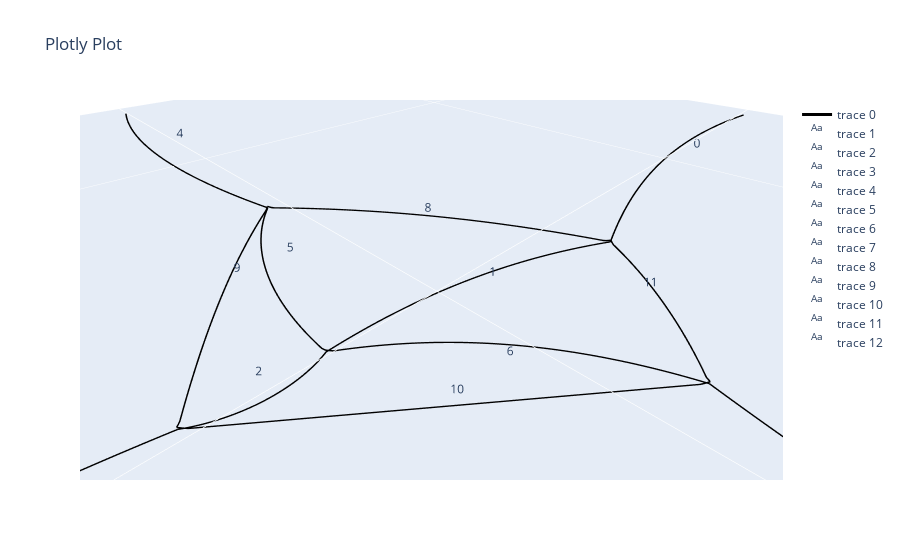

This figure's notebook cell:
### Markdown cell above
### Step 4: Account for intersections. 
Curved paths and intersections are automatically set up in the backend

### Code cell
printing_params = load_params(r'DATA/NT_Eel_0.2mm_og.json')
# When no interpolation function is provided, linear interpolation is used. No other interpolation function is implemented (yet?).
# net.jump_at_intersection(intersection_width = 2, intersection_height = 2, interpolation_function=None) # These settings are just for visibility, this would be way to much
# These setting are more appropriate for printing
net.jump_at_intersection(intersection_width = printing_params['d_nozzle']*1.5, intersection_height = printing_params['layer_height'], interpolation_function=None) 
net.net_plot(color=True, plot_type='arcs', elables=True)

### Figure 1 — Plotly figure (JSON) as saved in the notebook; plotly's stock layout.template omitted (floating-point values rounded to 4 significant figures; data arrays with more than 128 entries replaced by an {"elided": "..."} marker saying what was removed)
{"data": [{"line": {"color": "black", "width": 3}, "mode": "lines", "type": "scatter3d", "x": {"elided": "1212 float values"}, "y": {"elided": "1212 float values"}, "z": {"elided": "1212 float values"}}, {"mode": "text", "text": ["0"], "type": "scatter3d", "x": [-52.93], "y": [3.725], "z": [0]}, {"mode": "text", "text": ["1"], "type": "scatter3d", "x": [-3.93], "y": [3.144], "z": [0]}, {"mode": "text", "text": ["2"], "type": "scatter3d", "x": [17.24], "y": [-0.7671], "z": [0]}, {"mode": "text", "text": ["3"], "type": "scatter3d", "x": [54.77], "y": [-0.6119], "z": [0]}, {"mode": "text", "text": ["4"], "type": "scatter3d", "x": [1.189], "y": [-57.13], "z": [0]}, {"mode": "text", "text": ["5"], "type": "scatter3d", "x": [6.964], "y": [-13.75], "z": [0]}, {"mode": "text", "text": ["6"], "type": "scatter3d", "x": [3.129], "y": [10.56], "z": [0]}, {"mode": "text", "text": ["7"], "type": "scatter3d", "x": [-3.074], "y": [53.94], "z": [0]}, {"mode": "text", "text": ["8"], "type": "scatter3d", "x": [-8.787], "y": [-10.17], "z": [0]}, {"mode": "text", "text": ["9"], "type": "scatter3d", "x": [12.39], "y": [-14.08], "z": [0]}, {"mode": "text", "text": ["10"], "type": "scatter3d", "x": [8.552], "y": [10.23], "z": [0]}, {"mode": "text", "text": ["11"], "type": "scatter3d", "x": [-12.62], "y": [14.14], "z": [0]}], "layout": {"scene": {"aspectmode": "data"}, "title": {"text": "Plotly Plot"}}}
